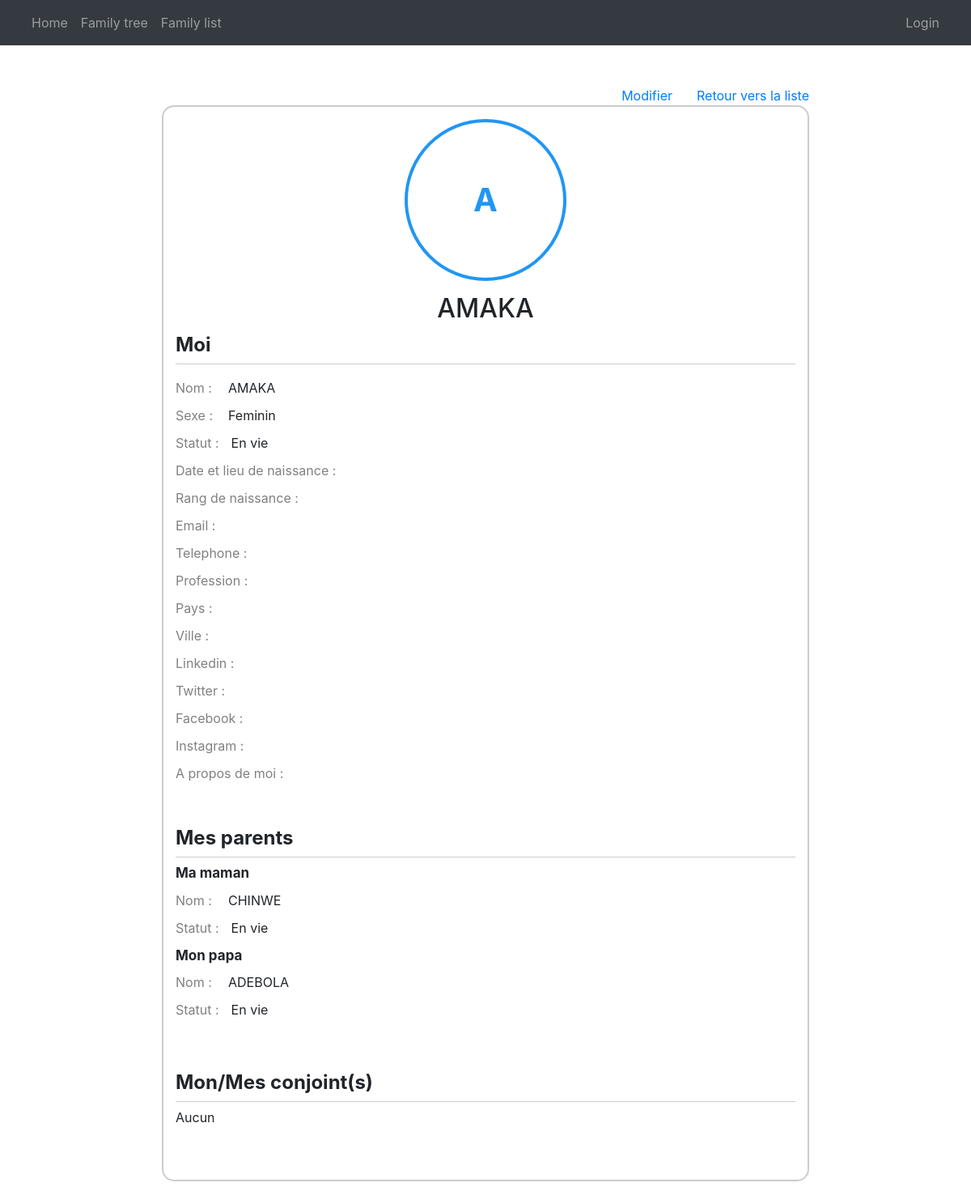
Screenshot of /show_item/101 with the database file from the repository.
### main/models.py (models this page shows, shortened)
class Individu(models.Model):
    name = models.CharField(max_length=255)
    gender = models.CharField(max_length=5)
    generation = models.IntegerField(null=True, blank=True)
    parent_male_id= models.IntegerField(null=True, blank=True)
    parent_female_id = models.IntegerField(null=True, blank=True)
    birth_rank = models.IntegerField(null=True, blank=True)
    spouses = models.ManyToManyField("self", blank=True)
    dead = models.BooleanField(default=False)
    youngdead = models.BooleanField(default=False)
    birth_date = models.DateField(null=True, blank=True)
    birth_place = models.CharField(max_length=255, null=True, blank=True)
    email = models.CharField(max_length=255, null=True, blank=True)
    telephone = models.CharField(max_length=255, null=True, blank=True)
    profession = models.CharField(max_length=255, null=True, blank=True)
    country = models.CharField(max_length=255, null=True, blank=True)
    city = models.CharField(max_length=255, null=True, blank=True)
    linkedin = models.CharField(max_length=255, null=True, blank=True)
    twitter = models.CharField(max_length=255, null=True, blank=True)
    facebook = models.CharField(max_length=255, null=True, blank=True)
    instagram = models.CharField(max_length=255, null=True, blank=True)
    aboutme = models.TextField(null=True, blank=True)
    isIncomingSpouse = models.BooleanField(default=False)
    sFatherName = models.CharField(max_length=255, null=True, blank=True)
    sFatherDead = models.BooleanField(default=False)
    sMotherName = models.CharField(max_length=255, null=True, blank=True)
    sMotherDead = models.BooleanField(default=False)
    photoName = models.CharField(max_length=255, null=True, blank=True)
    photoPath = models.ImageField (upload_to="photos/" ,null=True, blank=True)
    @property
    def spouseslist(self):
        return list(self.spouses.all())

### main/views.py (the view, shortened to what this page needs)
# urls.py: path('show_item/<int:pk>', views.showItem, name = 'showItem'),
def showItem(request, pk):
    cmo = Individu.objects.get(id=pk)
    cmoFather = None
    cmoMother = None
    if cmo.parent_male_id :
        cmoFather = Individu.objects.get(id=cmo.parent_male_id)
    if cmo.parent_female_id :
        cmoMother = Individu.objects.get(id=cmo.parent_female_id)
    cmoSpouses = []
    cm = {
        "myPhoto": cmo.photoPath.url if cmo.photoPath else None,
        "myID": cmo.id,
        "myName": cmo.name,
        "myInitials": getFirst2Initials(cmo.name),
        "myGender": genderFrontend(cmo.gender),
        "myLifeStatus": lifeStatusFrontend(cmo.dead, cmo.youngdead, cmo.gender),
        "father": {
            "id": None if cmoFather == None else cmoFather.id,
            "name": None if cmoFather == None else cmoFather.name,
            "gender": None if cmoFather == None else genderFrontend(cmoFather.gender),
            "status": None if cmoFather == None else lifeStatusFrontend(cmoFather.dead, cmoFather.youngdead, cmoFather.gender),
        },
        "mother": {
            "id": None if cmoMother == None else cmoMother.id,
            "name": None if cmoMother == None else cmoMother.name,
            "gender": None if cmoMother == None else genderFrontend(cmoMother.gender),
            "status": None if cmoMother == None else lifeStatusFrontend(cmoMother.dead, cmoMother.youngdead, cmoMother.gender),
        },
        "spouses": cmoSpouses,
        "len_spouses": len(cmoSpouses),
        "birthrank": '' if cmo.birth_rank == None else cmo.birth_rank,
        "birthdate": '' if cmo.birth_date == None else cmo.birth_date,
        "birthplace": '' if cmo.birth_place == None else cmo.birth_place,
        "email": '' if cmo.email == None else cmo.email,
        "telephone": '' if cmo.telephone == None else cmo.telephone,
        "profession": '' if cmo.profession == None else cmo.profession,
        "country": '' if cmo.country == None else cmo.country,
        "city": '' if cmo.city == None else cmo.city,
        "linkedin": '' if cmo.linkedin == None else cmo.linkedin,
        "twitter": '' if cmo.twitter == None else cmo.twitter,
        "facebook": '' if cmo.facebook == None else cmo.facebook,
        "instagram": '' if cmo.instagram == None else cmo.instagram,
        "aboutme": '' if cmo.aboutme == None else cmo.aboutme,
    }
    return render(request, 'main/show_fm.html', cm)

### main/views.py (called while the page is built)
def getFirst2Initials(name) :
    w = ''
    namesTab = name.split(' ')
    for idx,item  in enumerate(namesTab):
        if idx < 2:
            w = w + namesTab[idx][0]
    w = w.upper()
    return w

def lifeStatusFrontend(dv, ydv, gend=None):
    if gend == None :
        if dv == False:
            return 'vie'
        elif dv == True:
            if ydv == False:
                return 'mort'
            else:
                return 'mba'
    elif gend == 'm':
        if dv == False:
            return 'En vie'
        elif dv == True:
            if ydv == False:
                return 'Mort'
            else:
                return 'Mort à bas âge'
    elif gend == 'f':
        if dv == False:
            return 'En vie'
        elif dv == True:
            if ydv == False:
                return 'Morte'
            else:
                return 'Morte à bas âge'

def genderFrontend(gend):
    if gend == 'm':
       return 'Masculin'
    elif gend == 'f':
        return 'Feminin'

### main/templates/main/show_fm.html (shortened to what this page needs)
{% extends 'main/base.html' %}
{% load static %}
{% block css_styles %}
<link rel="stylesheet" href="{% static '/css/family_tree/style_new_member.css' %}">
{% endblock %}
{% block content %}
<div class="super_container_wh">
    <div class="back_button_container">
        <a class="back_button" href="{% url 'updateItem' myID %}">Modifier</a>
        <a class="back_button" href="/family_list">Retour vers la liste</a>
    </div>
    <div class="form_container_wh mb-5">
        <span class="photo_container_wh">
            {% if myPhoto %}
            <img src="{{myPhoto}}" alt="">
            {% else %}
            <span class="myInitials">{{myInitials}}</span>
            {% endif %}
        </span>
        <h2 id="form_title">{{myName}}</h2>
        <form class="mb-5" action="" method="POST">
            <div class="form_section">
                <div class="form_section_title">
                    <span class="">Moi</span>
                </div>
                <div class="form_radio_container">
                    <div class="radio_group_title">Nom : </div>
                    <span>{{myName}}</span>
                </div>
                <div class="form_radio_container">
                    <div class="radio_group_title">Sexe : </div>
                    <span>{{myGender}}</span>
                </div>
                <div class="form_radio_container">
                    <div class="radio_group_title">Statut : </div>
                    <span>{{myLifeStatus}}</span>
                </div>
                <div class="form_radio_container">
                    <div class="radio_group_title">Date et lieu de naissance : </div>
                </div>
                <div class="form_radio_container">
                    <div class="radio_group_title">Rang de naissance : </div>
                </div>
                <div class="form_radio_container">
                    <div class="radio_group_title">Email : </div>
                </div>
                <div class="form_radio_container">
                    <div class="radio_group_title">Telephone : </div>
                </div>
                <div class="form_radio_container">
                    <div class="radio_group_title">Profession : </div>
                </div>
                <div class="form_radio_container">
                    <div class="radio_group_title">Pays : </div>
                </div>
                <div class="form_radio_container">
                    <div class="radio_group_title">Ville : </div>
                </div>
                <div class="form_radio_container">
                    <div class="radio_group_title">Linkedin : </div>
                </div>
                <div class="form_radio_container">
                    <div class="radio_group_title">Twitter : </div>
                </div>
                <div class="form_radio_container">
                    <div class="radio_group_title">Facebook : </div>
                </div>
                <div class="form_radio_container">
                    <div class="radio_group_title">Instagram : </div>
                </div>
                <div class="form_radio_container">
                    <div class="radio_group_title">A propos de moi : </div>
                </div>
            </div>
            <div class="form_section">
                <div class="form_section_title">
                    <span class="">Mes parents</span>
                </div>
                {% if father.id == None and mother.id == None %}
                <span>Aucun</span>
                {% else %}
                <div class="composed-checkbox-container">
                    <div>
                        <label for="checkbox-mother" class="sub_title">Ma maman</label>
                        {% if mother.id == None %}
                        <span>Aucune</span>
                        {% else %}
                        <div class="form_radio_container">
                            <div class="radio_group_title">Nom : </div>
                            <span>{{mother.name}}</span>
                        </div>
                        <div class="form_radio_container">
                            <div class="radio_group_title">Statut : </div>
                            <span>{{mother.status}}</span>
                        </div>
                        {% endif %}
                    </div>
                </div>
                <div class="composed-checkbox-container">
                    <div>
                        <label for="checkbox-mother" class="sub_title">Mon papa</label>
                        {% if father.id == None %}
                        <span>Aucun</span>
                        {% else %}
                        <div class="form_radio_container">
                            <div class="radio_group_title">Nom : </div>
                            <span>{{father.name}}</span>
                        </div>
                        <div class="form_radio_container">
                            <div class="radio_group_title">Statut : </div>
                            <span>{{father.status}}</span>
                        </div>
                        {% endif %}
                    </div>
                </div>
                {% endif %}
            </div>
            <div class="form_section">
                <div class="form_section_title">
                    <span class="">Mon/Mes conjoint(s)</span>
                </div>
                {% if len_spouses > 0 %}
                    {% for item in spouses %}
                    <div class="composed-checkbox-container">
                        <div>
                            <label for="checkbox-mother" class="sub_title">Conjoint</label>
                            <div class="form_radio_container">
                                <div class="radio_group_title">Nom : </div>
                                <span>{{item.name}}</span>
                            </div>
                            <div class="form_radio_container">
                                <div class="radio_group_title">Sexe : </div>
                                <span>{{item.gender}}</span>
                            </div>
                            <div class="form_radio_container">
                                <div class="radio_group_title">Statut : </div>
                                <span>{{item.status}}</span>
                            </div>
                        </div>
                    {% endfor %}
                {% else %}
                    <span>Aucun</span>
                {% endif %}
                </div>
            </div>
    </div>
</div>
{% endblock %}

### assets/css/family_tree/style_new_member.css (style rules this page uses)
.super_container_wh { display: flex; flex-direction: column; width: 100%; justify-content: center; align-items: center; padding-top: 50px; }
.back_button_container { width: 100%; max-width: 800px; display: flex; justify-content: flex-end; position: relative; gap: 30px; }
.photo_container_wh { position: relative; display: flex; justify-content: center; align-items: center; margin: 0 auto; margin-bottom: 15px; width: 200px; height: 200px; border-radius: 50%; overflow: hidden; border: 4px solid #2196F3; }
.photo_container_wh .myInitials { font-size: 40px; font-weight: bolder; color: #2196F3; }
.form_container_wh { border: 2px solid #ccc; border-radius: 15px; width: 100%; max-width: 800px; padding: 15px; }
.form_container_wh #form_title { text-align: center !important; }
.form_container_wh form { width: 100%; text-align: left; }
.form_section { margin-bottom: 50px; }
.form_section_title { padding-bottom: 5px; border-bottom: 1px solid #ccc; margin-bottom: 7px; font-size: 24px; font-weight: bold; display: flex; gap: 35px; }
.form_radio_container { display: flex; gap: 15px; margin-bottom: 10px; }
.radio_group_title { color: gray; min-width: 50px; }
.composed-checkbox-container { display: flex; align-items: flex-start; gap: 10px; }
.composed-checkbox-container > div { width: 100%; }
.sub_title { font-size: 17px; font-weight: bold; }

### rows the page displays
Individu: name "AMAKA"
Individu: name "CHINWE"
Individu: name "ADEBOLA"

### other values shown
{{ myInitials }} "A"
{{ myGender }} "Feminin"
{{ myLifeStatus }} "En vie"
{{ mother.status }} "En vie"
{{ father.status }} "En vie"
